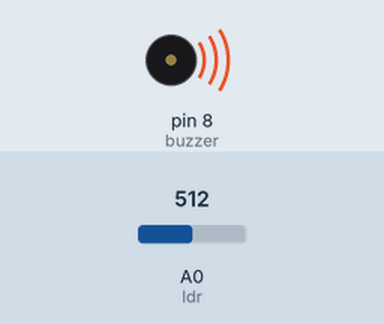
A sketch run on a simulated Arduino Uno, built with avr-gcc and run on an emulated ATmega328P. On the bench: buzzer (waves = sounding). Inputs (shaded band) come from the test bench; at power-on: A0 (ldr) = 512.

Above: at 0.1 s.
Timing chart, 0 to 1.6 s (numbered marks = the images above):
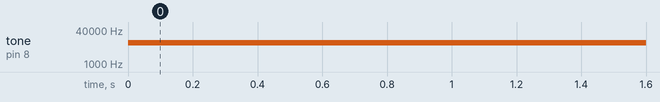

Measured:
- by itself, tone on pin 8 (buzzer): silent → 10034 Hz at 0.00 s

The sketch:

TONE.ino
```cpp
int buzzer = 8, ldr = A0, ldrs;
void setup() {
  // put your setup code here, to run once:
  pinMode(buzzer, OUTPUT);
  pinMode(ldr, INPUT);
}

void loop() {
  // put your main code here, to run repeatedly:
  ldrs = analogRead(ldr);
  ldrs = map(ldrs, 0, 1023, 50, 20000);
  tone(buzzer, ldrs);
}
```
